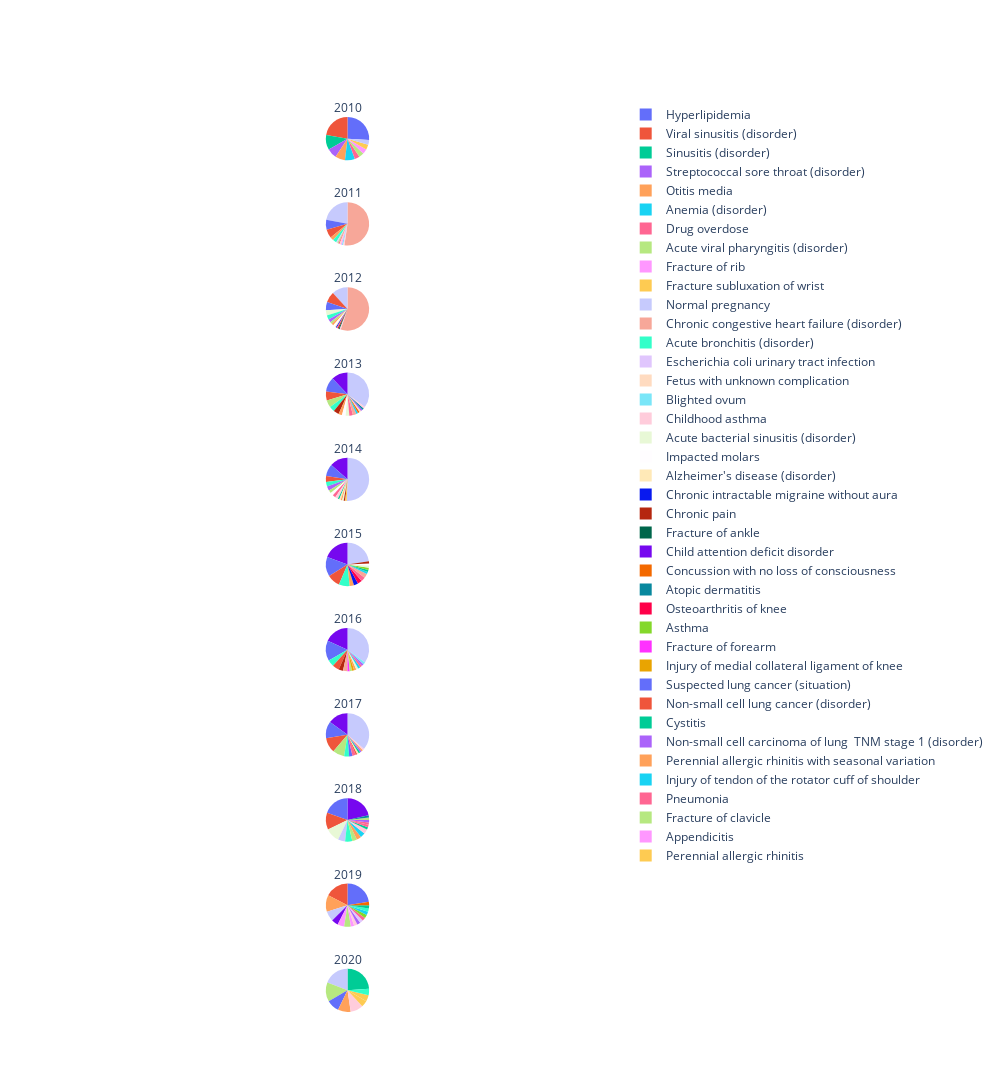

Notebook source saved alongside this figure:
### Code cell
row=1
# first group by year and then for each group we're going to take the value counts for the reason
for year,group in ______________________:
    counts=______________________
    
    fig.append_trace(go.Pie(title=,labels=counts._________,values=counts._________,textinfo="none"),row=____,col=1)
    row = _____________
    
fig.update_layout(height=4000, width=1000)
fig.show()

### Figure 1 — Plotly figure (JSON) as saved in the notebook; plotly's stock layout.template omitted (floating-point values rounded to 4 significant figures)
{"data": [{"domain": {"x": [0, 1], "y": [0.9339, 1]}, "labels": ["Hyperlipidemia", "Viral sinusitis (disorder)", "Sinusitis (disorder)", "Streptococcal sore throat (disorder)", "Otitis media", "Anemia (disorder)", "Drug overdose", "Acute viral pharyngitis (disorder)", "Fracture of rib", "Fracture subluxation of wrist", "Normal pregnancy"], "textinfo": "none", "title": {"text": "2010"}, "type": "pie", "values": [7, 6, 3, 2, 2, 2, 1, 1, 1, 1, 1]}, {"domain": {"x": [0, 1], "y": [0.8405, 0.9066]}, "labels": ["Chronic congestive heart failure (disorder)", "Normal pregnancy", "Hyperlipidemia", "Viral sinusitis (disorder)", "Otitis media", "Acute bronchitis (disorder)", "Escherichia coli urinary tract infection", "Acute viral pharyngitis (disorder)", "Drug overdose", "Fetus with unknown complication", "Fracture of rib", "Blighted ovum", "Childhood asthma"], "textinfo": "none", "title": {"text": "2011"}, "type": "pie", "values": [57, 24, 8, 7, 3, 3, 1, 1, 1, 1, 1, 1, 1]}, {"domain": {"x": [0, 1], "y": [0.7471, 0.8132]}, "labels": ["Chronic congestive heart failure (disorder)", "Normal pregnancy", "Viral sinusitis (disorder)", "Hyperlipidemia", "Acute bacterial sinusitis (disorder)", "Acute bronchitis (disorder)", "Streptococcal sore throat (disorder)", "Acute viral pharyngitis (disorder)", "Otitis media", "Impacted molars", "Alzheimer's disease (disorder)", "Chronic intractable migraine without aura", "Drug overdose", "Chronic pain", "Fracture of ankle", "Childhood asthma"], "textinfo": "none", "title": {"text": "2012"}, "type": "pie", "values": [70, 15, 10, 8, 5, 4, 3, 2, 2, 2, 1, 1, 1, 1, 1, 1]}, {"domain": {"x": [0, 1], "y": [0.6537, 0.7198]}, "labels": ["Normal pregnancy", "Child attention deficit disorder", "Hyperlipidemia", "Viral sinusitis (disorder)", "Acute viral pharyngitis (disorder)", "Acute bronchitis (disorder)", "Chronic pain", "Otitis media", "Impacted molars", "Acute bacterial sinusitis (disorder)", "Drug overdose", "Chronic congestive heart failure (disorder)", "Anemia (disorder)", "Concussion with no loss of consciousness", "Fetus with unknown complication", "Streptococcal sore throat (disorder)", "Atopic dermatitis", "Childhood asthma"], "textinfo": "none", "title": {"text": "2013"}, "type": "pie", "values": [26, 9, 8, 5, 4, 3, 3, 2, 2, 2, 2, 2, 1, 1, 1, 1, 1, 1]}, {"domain": {"x": [0, 1], "y": [0.5603, 0.6264]}, "labels": ["Normal pregnancy", "Child attention deficit disorder", "Hyperlipidemia", "Viral sinusitis (disorder)", "Acute bronchitis (disorder)", "Streptococcal sore throat (disorder)", "Acute viral pharyngitis (disorder)", "Impacted molars", "Drug overdose", "Childhood asthma", "Sinusitis (disorder)", "Alzheimer's disease (disorder)", "Otitis media", "Acute bacterial sinusitis (disorder)", "Chronic pain", "Fracture subluxation of wrist"], "textinfo": "none", "title": {"text": "2014"}, "type": "pie", "values": [45, 12, 8, 4, 3, 3, 2, 2, 2, 2, 1, 1, 1, 1, 1, 1]}, {"domain": {"x": [0, 1], "y": [0.4669, 0.5331]}, "labels": ["Normal pregnancy", "Child attention deficit disorder", "Hyperlipidemia", "Viral sinusitis (disorder)", "Acute bronchitis (disorder)", "Otitis media", "Chronic intractable migraine without aura", "Osteoarthritis of knee", "Drug overdose", "Chronic congestive heart failure (disorder)", "Anemia (disorder)", "Sinusitis (disorder)", "Asthma", "Acute bacterial sinusitis (disorder)", "Impacted molars", "Chronic pain"], "textinfo": "none", "title": {"text": "2015"}, "type": "pie", "values": [14, 12, 9, 6, 5, 2, 2, 2, 2, 2, 1, 1, 1, 1, 1, 1]}, {"domain": {"x": [0, 1], "y": [0.3736, 0.4397]}, "labels": ["Normal pregnancy", "Child attention deficit disorder", "Hyperlipidemia", "Acute bronchitis (disorder)", "Viral sinusitis (disorder)", "Chronic pain", "Chronic congestive heart failure (disorder)", "Fracture of forearm", "Acute viral pharyngitis (disorder)", "Injury of medial collateral ligament of knee", "Otitis media", "Acute bacterial sinusitis (disorder)", "Anemia (disorder)", "Drug overdose", "Streptococcal sore throat (disorder)", "Blighted ovum"], "textinfo": "none", "title": {"text": "2016"}, "type": "pie", "values": [21, 11, 9, 3, 3, 2, 2, 1, 1, 1, 1, 1, 1, 1, 1, 1]}, {"domain": {"x": [0, 1], "y": [0.2802, 0.3463]}, "labels": ["Normal pregnancy", "Child attention deficit disorder", "Hyperlipidemia", "Viral sinusitis (disorder)", "Acute viral pharyngitis (disorder)", "Acute bronchitis (disorder)", "Suspected lung cancer (situation)", "Drug overdose", "Non-small cell lung cancer (disorder)", "Alzheimer's disease (disorder)", "Cystitis", "Non-small cell carcinoma of lung  TNM stage 1 (disorder)", "Perennial allergic rhinitis with seasonal variation", "Childhood asthma"], "textinfo": "none", "title": {"text": "2017"}, "type": "pie", "values": [29, 12, 10, 9, 7, 3, 2, 2, 1, 1, 1, 1, 1, 1]}, {"domain": {"x": [0, 1], "y": [0.1868, 0.2529]}, "labels": ["Child attention deficit disorder", "Hyperlipidemia", "Viral sinusitis (disorder)", "Acute bacterial sinusitis (disorder)", "Normal pregnancy", "Acute bronchitis (disorder)", "Acute viral pharyngitis (disorder)", "Otitis media", "Injury of tendon of the rotator cuff of shoulder", "Childhood asthma", "Cystitis", "Pneumonia", "Drug overdose", "Streptococcal sore throat (disorder)", "Fracture of clavicle", "Atopic dermatitis"], "textinfo": "none", "title": {"text": "2018"}, "type": "pie", "values": [12, 11, 7, 6, 3, 3, 2, 2, 2, 2, 1, 1, 1, 1, 1, 1]}, {"domain": {"x": [0, 1], "y": [0.09339, 0.1595]}, "labels": ["Hyperlipidemia", "Viral sinusitis (disorder)", "Otitis media", "Normal pregnancy", "Child attention deficit disorder", "Appendicitis", "Acute viral pharyngitis (disorder)", "Fracture of rib", "Childhood asthma", "Streptococcal sore throat (disorder)", "Escherichia coli urinary tract infection", "Drug overdose", "Asthma", "Injury of tendon of the rotator cuff of shoulder", "Acute bronchitis (disorder)", "Cystitis", "Concussion with no loss of consciousness"], "textinfo": "none", "title": {"text": "2019"}, "type": "pie", "values": [9, 7, 5, 3, 2, 2, 2, 1, 1, 1, 1, 1, 1, 1, 1, 1, 1]}, {"domain": {"x": [0, 1], "y": [0, 0.06612]}, "labels": ["Sinusitis (disorder)", "Normal pregnancy", "Acute viral pharyngitis (disorder)", "Hyperlipidemia", "Perennial allergic rhinitis with seasonal variation", "Childhood asthma", "Perennial allergic rhinitis", "Fracture subluxation of wrist", "Acute bronchitis (disorder)"], "textinfo": "none", "title": {"text": "2020"}, "type": "pie", "values": [5, 4, 3, 2, 2, 2, 1, 1, 1]}], "layout": {"height": 4000, "width": 1000}}
